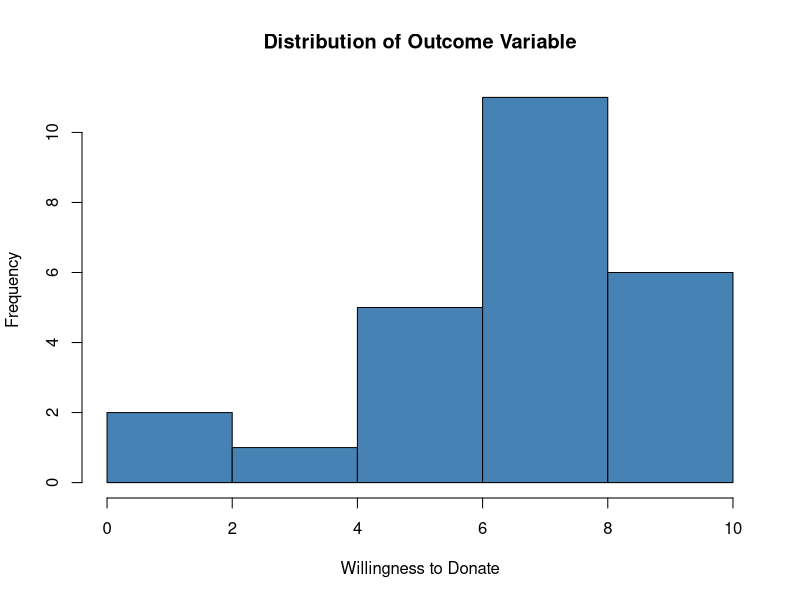
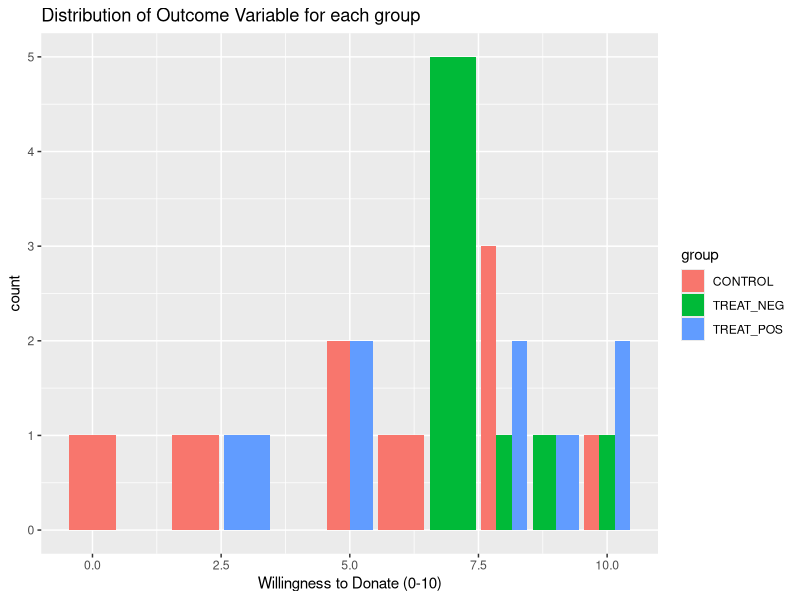
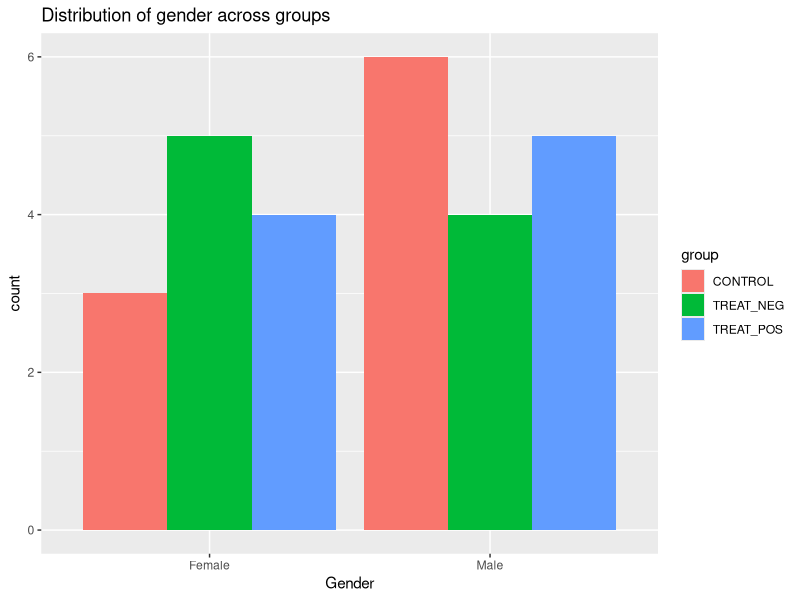
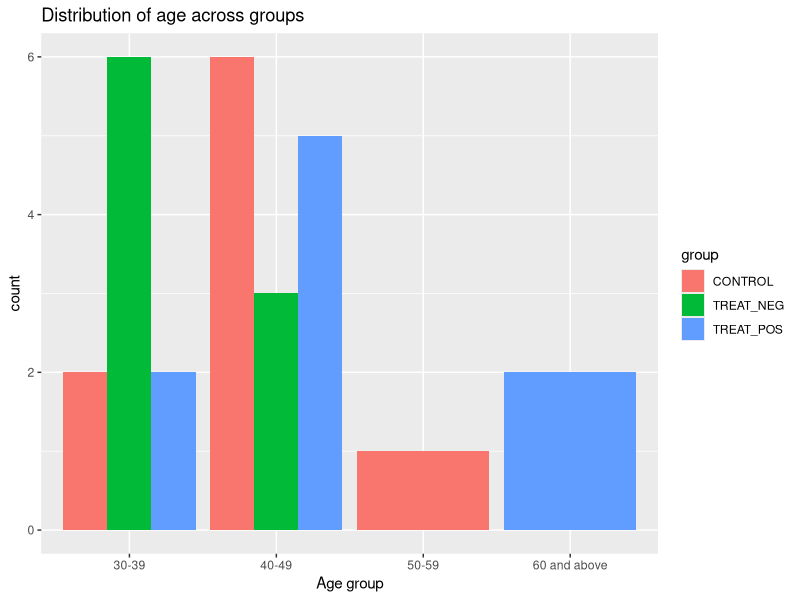
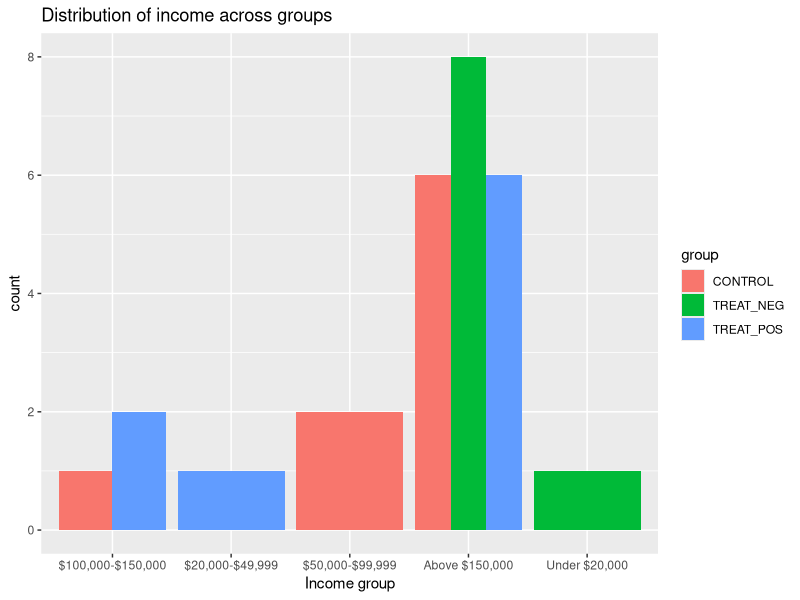
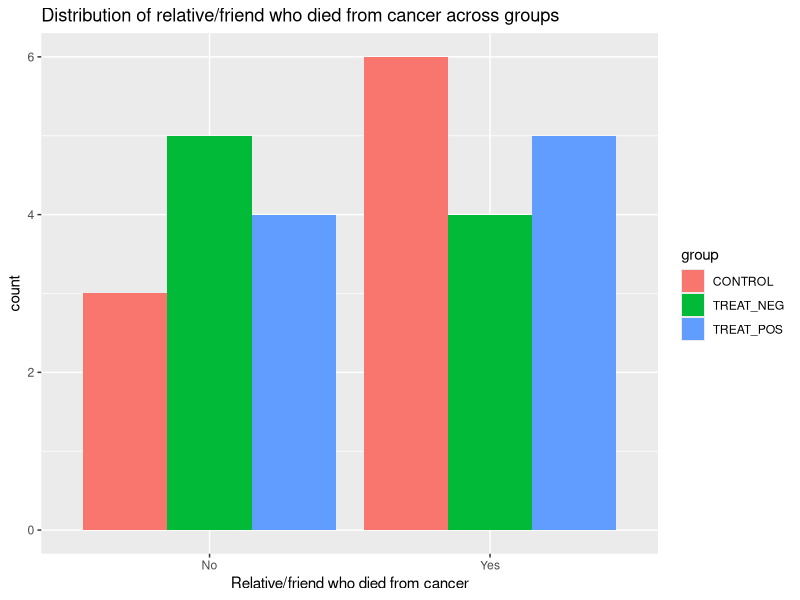
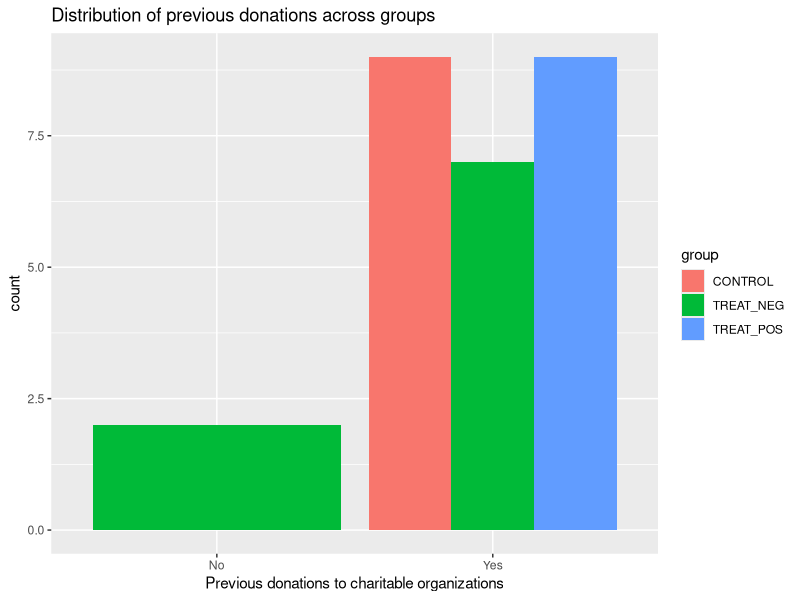

Recreate these plots in R, in order.
## ---- chunk 1
knitr::opts_chunk$set(echo = TRUE)

library(data.table)
library(sandwich)
library(lmtest)

library(ggplot2)
library(knitr)
library(tidyr)

## ---- chunk 2
d <- fread("data/w241_survey_pilot_03_12_22.csv")
## ---- chunk 3
head(d)
## ---- chunk 4
setnames(
  x = d,
  old = c("Duration (in seconds)","Gender Q", "Age Q", "Income Q", "Deceased of Cancer Q", "Previous Donation Q",    "Q8_1", "GROUP"),
  new = c(             "duration",  "gender",   "age",   "income",      "deceased_cancer",   "previous_donation", "outcome", "group")
)
## ---- chunk 5
summary(d)
## ---- chunk 6
summary(d$outcome)
## ---- chunk 7
total_surveys <- d[ , .N]
total_surveys
## ---- chunk 8
d[ , .N, by=group]
## ---- chunk 9
pilot_group_mean <- d[ , .(mean_donate = mean(outcome, na.rm = T)), by=group]
pilot_group_mean
## ---- chunk 10
hist(
  d$outcome, 
  col = 'steelblue', 
  xlab = 'Willingness to Donate', 
  main = 'Distribution of Outcome Variable'
  )
## ---- chunk 11
d %>%
  ggplot() +
  aes(x=outcome, fill = group) +
  geom_bar(position='dodge') +
  labs(
    title = 'Distribution of Outcome Variable for each group', 
    x = 'Willingness to Donate (0-10)'
  ) 
## ---- chunk 12
positive_outcome <- d[group=="TREAT_POS", mean(outcome, na.rm = T) ]
negative_outcome <- d[group=="TREAT_NEG", mean(outcome, na.rm = T) ]
baseline <- d[group=="CONTROL", mean(outcome, na.rm = T) ]

ate_positive <- positive_outcome - baseline
ate_positive

ate_negative <- negative_outcome - baseline
ate_negative

## ---- chunk 13
gender_check <- d[, .N ,by=.(group, gender)]
gender_check <- gender_check[order(group, gender)]
gender_check
## ---- chunk 14
d %>%
  ggplot() +
  aes(x=gender, fill = group) +
  geom_bar(position='dodge') +
  labs(
      title = 'Distribution of gender across groups', 
      x = 'Gender'
  ) 
## ---- chunk 15
age_check <- d[, .N ,by=.(group, age)]
age_check <- age_check[order(group, age)]
age_check
## ---- chunk 16
d %>%
  ggplot() +
  aes(x=age, fill = group) +
  geom_bar(position='dodge') +
  labs(
      title = 'Distribution of age across groups', 
      x = 'Age group'
  ) 
## ---- chunk 17
income_check <- d[, .N ,by=.(group, income)]
income_check <- income_check[order(group, income)]
income_check
## ---- chunk 18
d %>%
  ggplot() +
  aes(x=income, fill = group) +
  geom_bar(position='dodge') +
  labs(
      title = 'Distribution of income across groups', 
      x = 'Income group'
  ) 
## ---- chunk 19
deceased_check <- d[, .N ,by=.(group, deceased_cancer)]
deceased_check
## ---- chunk 20
d %>%
  ggplot() +
  aes(x=deceased_cancer, fill = group) +
  geom_bar(position='dodge') +
  labs(
      title = 'Distribution of relative/friend who died from cancer across groups', 
      x = 'Relative/friend who died from cancer'
  ) 
## ---- chunk 21
prev_donation_check <- d[, .N ,by=.(group, previous_donation)]
prev_donation_check <- prev_donation_check[order(group)]
prev_donation_check
## ---- chunk 22
d %>%
  ggplot() +
  aes(x=previous_donation, fill = group) +
  geom_bar(position='dodge') +
  labs(
      title = 'Distribution of previous donations across groups', 
      x = 'Previous donations to charitable organizations'
  ) 
## ---- chunk 23
d[, .(mean_survey_duration = mean(duration), 
      min_survey_duration = min(duration), 
      max_survey_duration = max(duration)
      ) ,by=.(group)]
## ---- chunk 24
d[, .(fraction_finished = mean(Finished)),by=.(group)]
